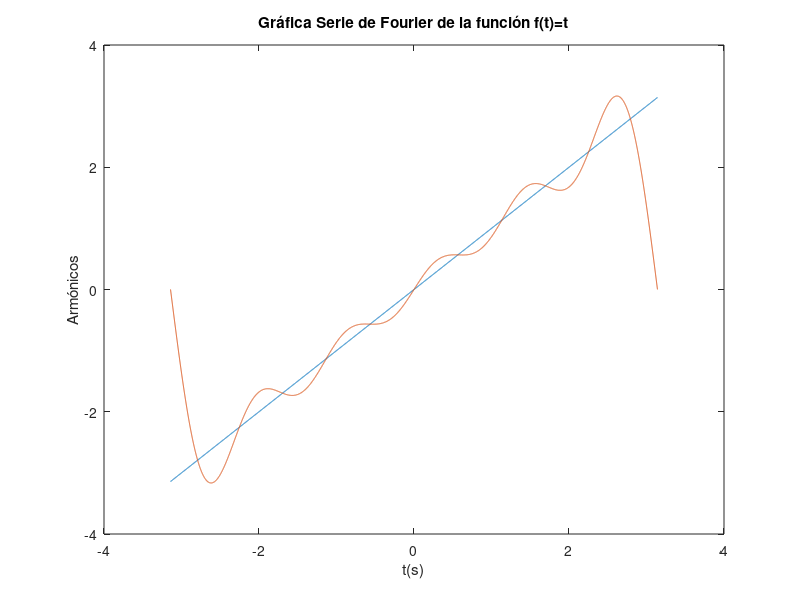

Recreate this plot in MATLAB.
disp=('Serie de Fourier')
na=input('Introduce el número de armónicos: ')

L=pi;
fu=@(t) t;

a0=1/L*integral(fu,-L,L);

for n=1:na
    fa=@(t) t.*cos(n*pi*t/L);
    fb=@(t) t.*sin(n*pi*t/L);
    an=1/L*integral(fa,-L,L);
    bn=1/L*integral(fb,-L,L);
    t=-L:0.001:L;
    s1=length(t);
    ft(1:s1,n)=an.*cos(n*pi*t./L) + bn.*sin(n*pi*t./L);
end

ftt=a0/2+sum(ft,2);

plot(t,t)
hold on
plot(t,ftt)
hold off

xlabel('t(s)')
ylabel('Armónicos')
title('Gráfica Serie de Fourier de la función f(t)=t')
